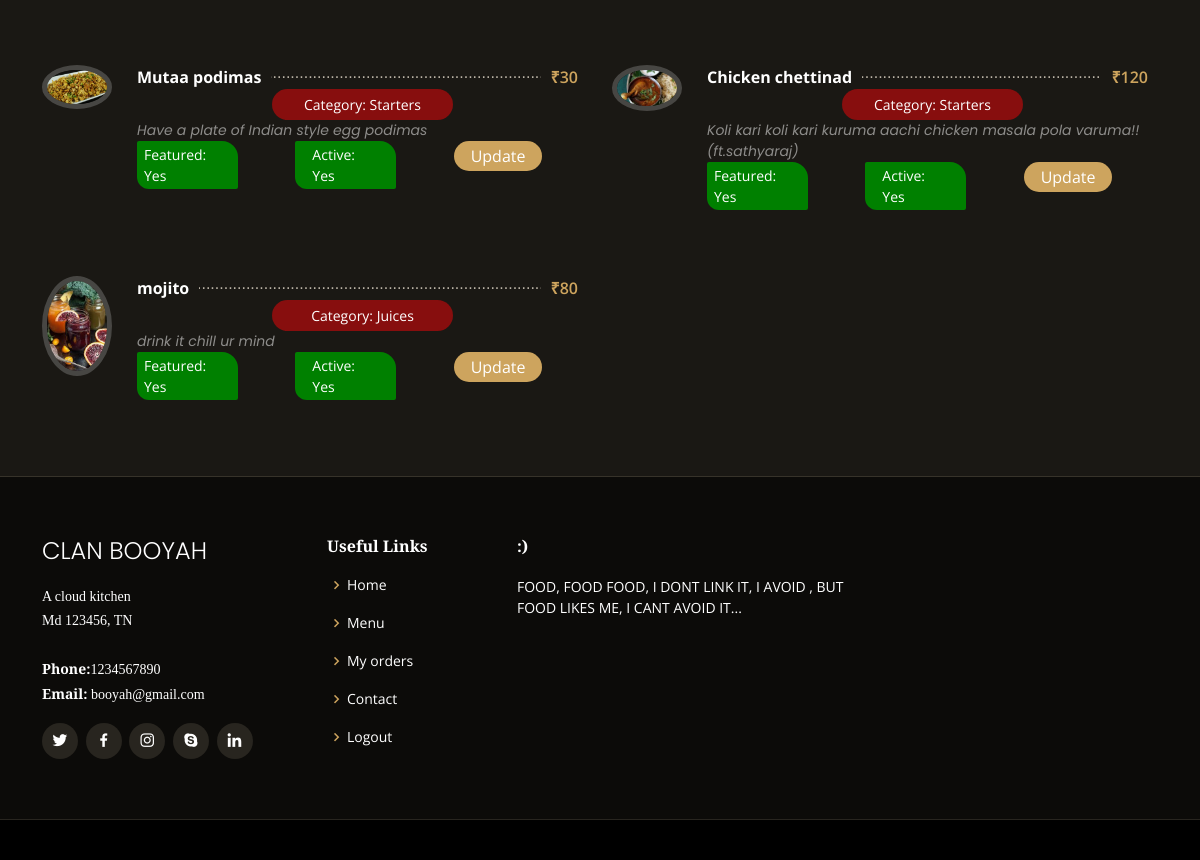
Before: /food.php (signed in, lower part) with the older database file.
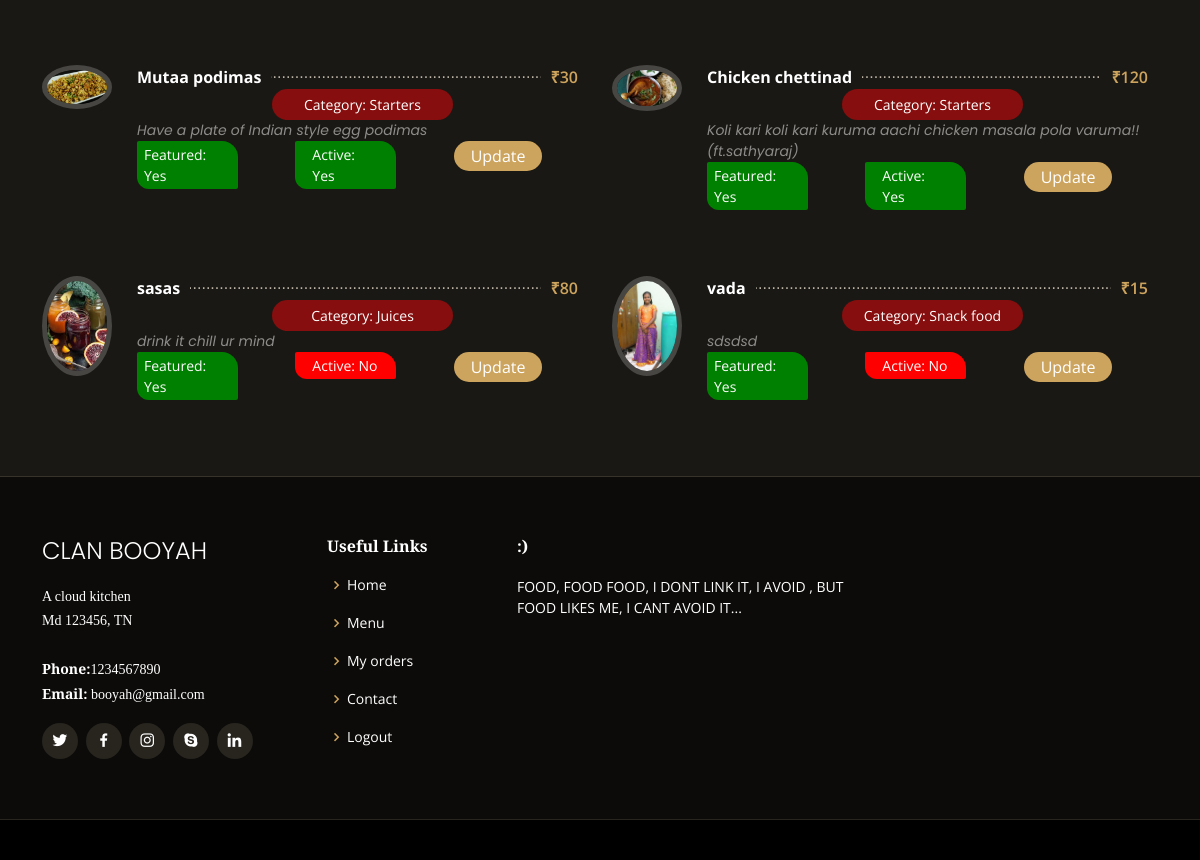
After: the same page with the newer database file.
### tables this page shows
CREATE TABLE `food` (
  `id` int(10) UNSIGNED NOT NULL,
  `title` varchar(100) NOT NULL,
  `description` text NOT NULL,
  `price` decimal(10,0) NOT NULL,
  `image_name` varchar(255) NOT NULL,
  `category_id` int(10) UNSIGNED NOT NULL,
  `featured` varchar(10) NOT NULL,
  `active` varchar(10) NOT NULL,
  `created_by` int(11) DEFAULT NULL,
  `updated_by` int(11) DEFAULT NULL
);

CREATE TABLE `category` (
  `id` int(10) UNSIGNED NOT NULL,
  `title` varchar(100) NOT NULL,
  `image_name` varchar(255) NOT NULL,
  `featured` varchar(10) NOT NULL,
  `active` varchar(10) NOT NULL,
  `created_by` int(11) DEFAULT NULL,
  `updated_by` int(11) DEFAULT NULL
);

### food.php (the view, shortened to what this page needs)
<?php
include('header.php');
?>
<section id="menu" class="menu section-bg mtop">
      <div class="container" data-aos="fade-up">
        <div class="row menu-container" data-aos="fade-up" data-aos-delay="200">
        <?php
              $sql="SELECT food.id as id, food.title as title, food.price as price,
              food.description as description,food.featured as featured, food.active as active, food.image_name as image_name, category.title as cat_title FROM food INNER JOIN category on food.category_id = category.id";
              $res=mysqli_query($conn, $sql);
              $count=mysqli_num_rows($res);
              if($count>0)
              {
                  while($row = mysqli_fetch_assoc($res))
                  {
                   if($_SESSION['role']==1 || $row['active'] == 1) {
                      $id=$row['id'];
                      $title=$row['title'];
                      $description=$row['description'];
                      $price = $row['price'];
                      $image_name=$row['image_name'];
                      ?>
                        <div class="col-lg-6 menu-item filter-starters">
                        <div class="row">
<div class="col-lg-2">
<img src="./images/food/<?php echo $image_name;?>" class="menu-img" alt="">
</div>
<div class="col-lg-10">
            <div class="menu-content">
              <a href="#"><?php echo $title; ?></a><span>₹<?php echo $price; ?></span>
            </div>
            <?php if($_SESSION['role']==1){?>
            <div class="foodcategory">
            Category: <?php echo $row['cat_title']; ?>
         </div>
         <?php } ?>
            <div class="menu-ingredients">
            <?php echo $description; ?>
            </div>
            <?php if($_SESSION['role']==2){ ?>
            <div class="textend">
              <button class="btn-order"><a style="color: white;" href="addToCarts.php?food_id=<?php echo $id; ?>">Add</a></button>
            </div>
              <?php
                   }elseif($_SESSION['role']==1){
                     ?>
                     <div class="row">
                       <div class="col-lg-4">
                         <?php if($row['featured']==1){
                           ?>
                       <p class="foodfeatured">Featured: Yes</p>
                       <?php }else{ ?>
                       <p class="foodfeatured changecolor">Featured: No</p>
                       <?php }?>
                       </div><div class="col-lg-4">
                       <?php if($row['active']==1){
                           ?>
                       <p class="foodfeatured active">Active: Yes</p>
                       <?php }else{ ?>
                       <p class="foodfeatured active changecolor">Active: No</p>
                       <?php }?>
                       </div><div class="col-lg-4">
                     <button class="btn-order"><a style="color: white;" href="update-food.php?id=<?php echo $id; ?>">Update</a></button>
                     </div>
                    </div>
                     <?php
                   }
            ?>
                        </div>
                        </div>
          </div>
                      <?php
                  }
                  }
              }
              else
              {
                  echo"<div class='error'>Food Not Found.</div>";
              }
            ?>
        </div>
      </div>
    </section>
<?php
include('footer.php');
?>

Changed rows visible on the page:
changed food "drink it chill ur mind": title "mojito" → "sasas"; active "Active: Yes" → "Active: No"
added food: image_name (picture), title "vada", price "15", category.title "Snack food", description "sdsdsd", featured "Featured: Yes", active "Active: No"
